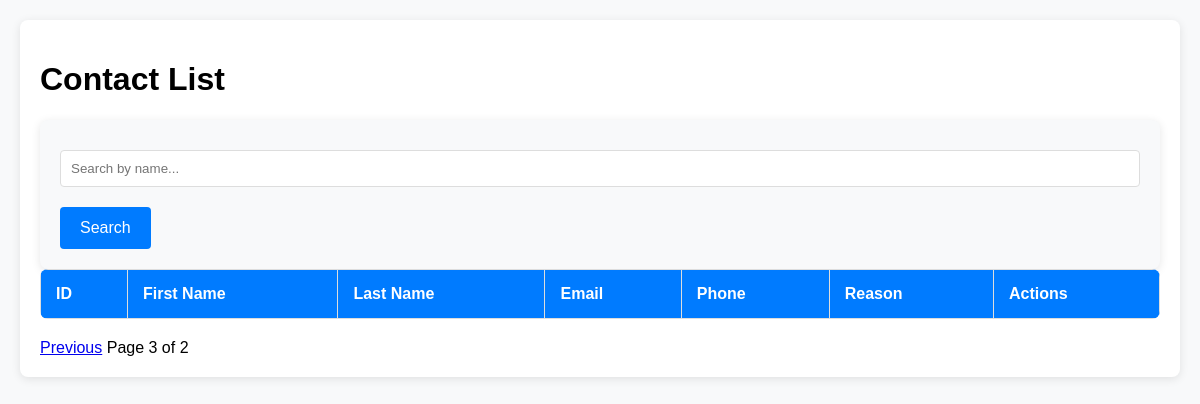
Page /admin/contacts?page=3&search= on the earlier database version.
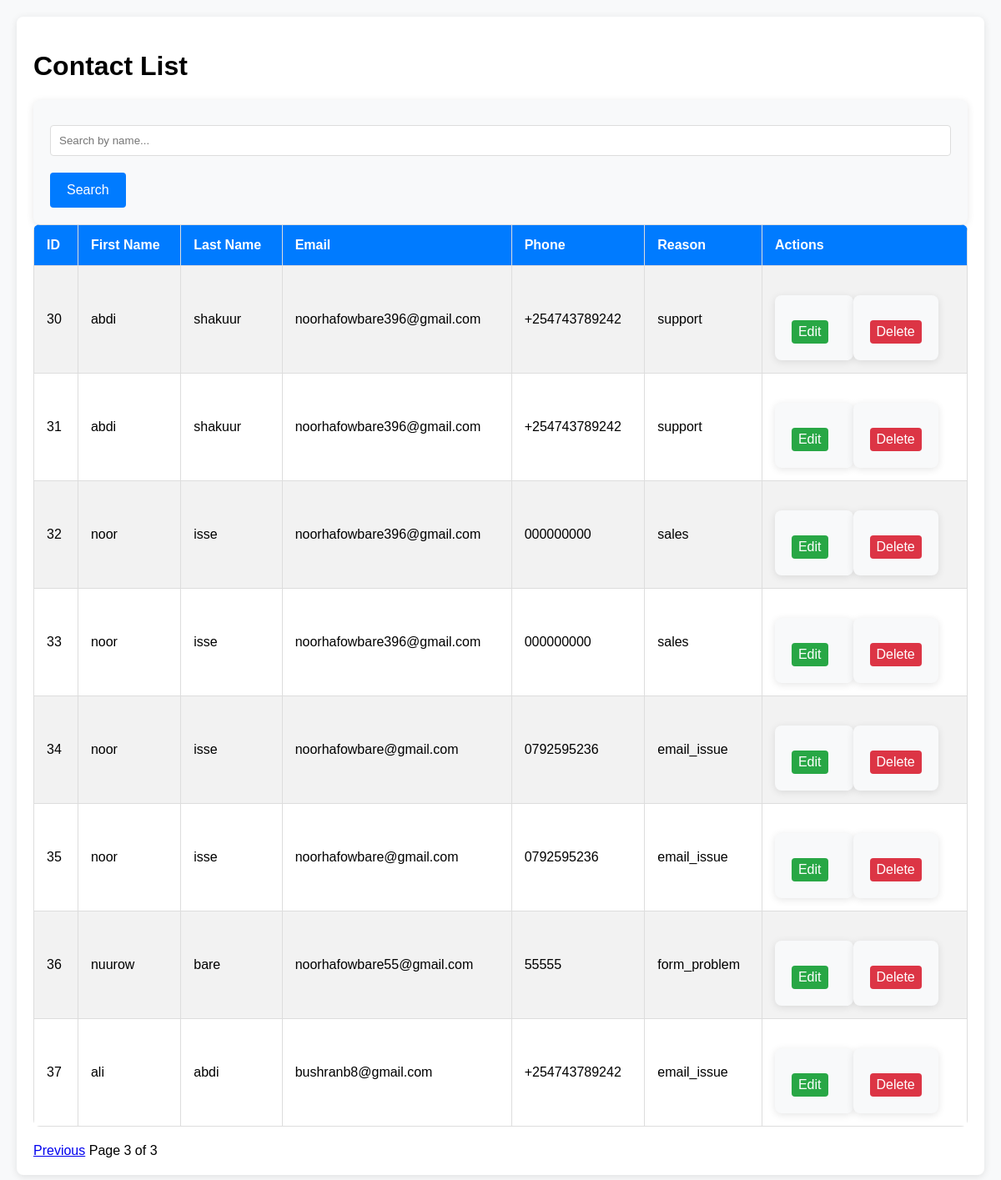
Same page on the later database version.
### tables this page shows
CREATE TABLE contacts (
                    id INTEGER PRIMARY KEY AUTOINCREMENT,
                    first_name TEXT NOT NULL,
                    last_name TEXT NOT NULL,
                    email TEXT NOT NULL,
                    phone TEXT NOT NULL,
                    reason TEXT NOT NULL
                );

### app.py (the view)
@app.route('/admin/contacts')
def view_contacts():
    search = request.args.get('search', '')
    page = request.args.get('page', 1, type=int)
    per_page = 10
    offset = (page - 1) * per_page
    conn = get_db_connection()
    query = 'SELECT * FROM contacts WHERE first_name LIKE ? OR last_name LIKE ? LIMIT ? OFFSET ?'
    search_param = f"%{search}%"
    contacts = conn.execute(query, (search_param, search_param, per_page, offset)).fetchall()
    total_query = 'SELECT COUNT(*) FROM contacts WHERE first_name LIKE ? OR last_name LIKE ?'
    total = conn.execute(total_query, (search_param, search_param)).fetchone()[0]
    conn.close()
    return render_template('contacts.html', contacts=contacts, page=page, per_page=per_page, total=total)

### app.py (called while the page is built)
def get_db_connection():
    conn = sqlite3.connect('database.db')
    conn.row_factory = sqlite3.Row
    return conn

### templates/contacts.html (shortened to what this page needs)
<!DOCTYPE html>
<html lang="en">
  <head>
    <link
      rel="stylesheet"
      href="{{ url_for('static', filename='css/admin.css') }}"
    />
  </head>
  <body>
    <div class="container">
      <h1>Contact List</h1>
      <div class="search-container">
        <form action="{{ url_for('view_contacts') }}" method="GET">
          <input
            type="text"
            name="search"
            placeholder="Search by name..."
            value="{{ request.args.get('search', '') }}"
          />
          <button type="submit">Search</button>
        </form>
      </div>
      <table>
        <tr>
          <th>ID</th>
          <th>First Name</th>
          <th>Last Name</th>
          <th>Email</th>
          <th>Phone</th>
          <th>Reason</th>
          <th>Actions</th>
        </tr>
        {% for contact in contacts %}
        <tr>
          <td>{{ contact.id }}</td>
          <td>{{ contact.first_name }}</td>
          <td>{{ contact.last_name }}</td>
          <td>{{ contact.email }}</td>
          <td>{{ contact.phone }}</td>
          <td>{{ contact.reason }}</td>
          <td>
            <div class="actions">
              <form
                action="{{ url_for('edit_contact', id=contact.id) }}"
                method="GET"
                style="display: inline"
              >
                <button class="edit" type="submit">Edit</button>
              </form>
              <form
                action="{{ url_for('delete_contact', id=contact.id) }}"
                method="POST"
                style="display: inline"
                onsubmit="return confirm('Are you sure you want to delete this contact?');"
              >
                <button class="delete" type="submit">Delete</button>
              </form>
            </div>
          </td>
        </tr>
        {% endfor %}
      </table>
      <div class="pagination">
        {% if page > 1 %}
        <a
          href="{{ url_for('view_contacts', page=page-1, search=request.args.get('search', '')) }}"
          >Previous</a
        >
        {% endif %}
        <span
          >Page {{ page }} of {{ (total // per_page) + (1 if total % per_page >
          0 else 0) }}</span
        >
      </div>
    </div>
  </body>
</html>

### static/css/admin.css (style rules this page uses)
body { font-family: Arial, sans-serif; background-color: #f8f9fa; margin: 0; padding: 20px; }
.container { max-width: 1200px; margin: 0 auto; padding: 20px; background-color: white; border-radius: 8px; box-shadow: 0 2px 10px rgba(0, 0, 0, 0.1); }
table { width: 100%; border-collapse: collapse; margin-bottom: 20px; background-color: white; border-radius: 8px; overflow: hidden; }
table th, table td { padding: 15px; border: 1px solid #ddd; text-align: left; }
table th { background-color: #007bff; color: white; font-size: 16px; }
table tr:nth-child(even) { background-color: #f2f2f2; }
button.edit { background-color: #28a745; color: white; border: none; padding: 5px 8px; border-radius: 4px; cursor: pointer; margin-right: 10px; }
button.delete { background-color: #dc3545; color: white; border: none; padding: 5px 8px; border-radius: 4px; cursor: pointer; }
.actions { display: flex; justify-content: flex-start; align-items: center; }
form { margin-top: 20px; background-color: #f8f9fa; padding: 20px; border-radius: 8px; box-shadow: 0 2px 10px rgba(0, 0, 0, 0.1); }
form input, form select, form textarea { width: 100%; padding: 10px; margin: 10px 0; border: 1px solid #ddd; border-radius: 4px; box-sizing: border-box; }
form button { background-color: #007bff; color: white; padding: 12px 20px; border: none; border-radius: 4px; cursor: pointer; font-size: 16px; margin-top: 10px; }

Differences in the rows shown:
added contacts: id "30", first_name "abdi", last_name "shakuur", email "noorhafowbare396@gmail.com", phone "+254743789242", reason "support"
added contacts: id "31", first_name "abdi", last_name "shakuur", email "noorhafowbare396@gmail.com", phone "+254743789242", reason "support"
added contacts: id "32", first_name "noor", last_name "isse", email "noorhafowbare396@gmail.com", phone "000000000", reason "sales"
added contacts: id "33", first_name "noor", last_name "isse", email "noorhafowbare396@gmail.com", phone "000000000", reason "sales"
added contacts: id "34", first_name "noor", last_name "isse", email "noorhafowbare@gmail.com", phone "0792595236", reason "email_issue"
added contacts: id "35", first_name "noor", last_name "isse", email "noorhafowbare@gmail.com", phone "0792595236", reason "email_issue"
added contacts: id "36", first_name "nuurow", last_name "bare", email "noorhafowbare55@gmail.com", phone "55555", reason "form_problem"
added contacts: id "37", first_name "ali", last_name "abdi", email "bushranb8@gmail.com", phone "+254743789242", reason "email_issue"
Other differences:
{{ (total // per_page) + (1 if total % per_page >
          0 else 0) }}: "2" → "3"
